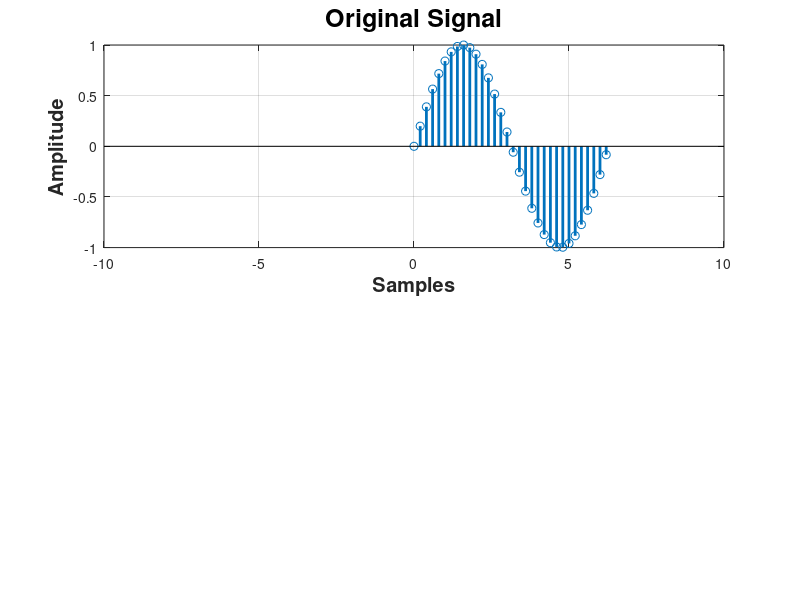

This chart was generated by the following MATLAB code: (Note: this script raises an error after producing the figure.)
close all
clc
 
t1=0:0.2:2*pi; %values of x-axis in radian
x1=sin(t1);    %values of y-axis
x2=fliplr(x1); %fliplr() -> this function gives the flipped result; 
               %lr means left right ...flipud() ud means up down 
t2= -fliplr(t1); % time values must be flipped and negated
 
subplot(2,1,1)
stem(t1,x1,'LineWidth',2)
xlim([-10 10])
title('\bf\fontsize{25}Original Signal')
xlabel('\bf\fontsize{20}Samples')
ylabel('\bf\fontsize{20}Amplitude')
grid on;
ax = gca;
ax.XAxis.FontSize = 15;
ax.XAxis.FontWeight = 'bold';
ax.YAxis.FontSize = 15;
ax.YAxis.FontWeight = 'bold';
 
subplot(212)
stem(t2,x2,'LineWidth',2)
xlim([-10 10])
title('\bf\fontsize{25}Time Reversed Signal')
xlabel('\bf\fontsize{20}Samples')
ylabel('\bf\fontsize{20}Amplitude')
grid on;
ax = gca;
ax.XAxis.FontSize = 15;
ax.XAxis.FontWeight = 'bold';
ax.YAxis.FontSize = 15;
ax.YAxis.FontWeight = 'bold';